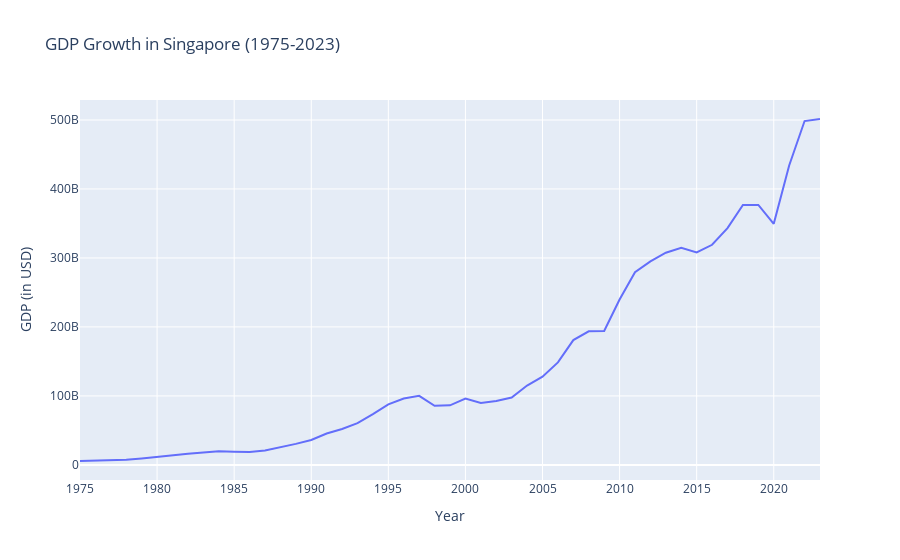

The cell this chart's notebook holds for it:
### Markdown cell above
##### 1. GDP (Current USD)

### Code cell
# Visualizing the GDP growth in Singapore using plotly express
fig = px.line(df_singapore_t, x=df_singapore_t.index, y='NY.GDP.MKTP.CD', title='GDP Growth in Singapore (1975-2023)')
fig.update_layout(xaxis_title='Year', yaxis_title='GDP (in USD)', xaxis=dict(tickmode='linear', dtick=5))
fig.show()

### Figure 1 — Plotly figure (JSON) as saved in the notebook; plotly's stock layout.template omitted (floating-point values rounded to 4 significant figures)
{"data": [{"hovertemplate": "Year=%{x}<br>NY.GDP.MKTP.CD=%{y}<extra></extra>", "legendgroup": "", "line": {"color": "#636efa", "dash": "solid"}, "marker": {"symbol": "circle"}, "mode": "lines", "name": "", "orientation": "v", "showlegend": false, "type": "scatter", "x": ["1975", "1976", "1977", "1978", "1979", "1980", "1981", "1982", "1983", "1984", "1985", "1986", "1987", "1988", "1989", "1990", "1991", "1992", "1993", "1994", "1995", "1996", "1997", "1998", "1999", "2000", "2001", "2002", "2003", "2004", "2005", "2006", "2007", "2008", "2009", "2010", "2011", "2012", "2013", "2014", "2015", "2016", "2017", "2018", "2019", "2020", "2021", "2022", "2023"], "xaxis": "x", "y": [5634000000.0, 6327000000.0, 6619000000.0, 7517000000.0, 9297000000.0, 11900000000.0, 14180000000.0, 16080000000.0, 17780000000.0, 19750000000.0, 19160000000.0, 18590000000.0, 20920000000.0, 25370000000.0, 30470000000.0, 36140000000.0, 45470000000.0, 52130000000.0, 60600000000.0, 73690000000.0, 87810000000.0, 96290000000.0, 100100000000.0, 85730000000.0, 86290000000.0, 96080000000.0, 89790000000.0, 92540000000.0, 97650000000.0, 115000000000.0, 127800000000.0, 148600000000.0, 180900000000.0, 193600000000.0, 194200000000.0, 239800000000.0, 279400000000.0, 295100000000.0, 307600000000.0, 314900000000.0, 308000000000.0, 319100000000.0, 343300000000.0, 376900000000.0, 376900000000.0, 349500000000.0, 434100000000.0, 498500000000.0, 501400000000.0], "yaxis": "y"}], "layout": {"legend": {"tracegroupgap": 0}, "title": {"text": "GDP Growth in Singapore (1975-2023)"}, "xaxis": {"anchor": "y", "domain": [0, 1], "dtick": 5, "tickmode": "linear", "title": {"text": "Year"}}, "yaxis": {"anchor": "x", "domain": [0, 1], "title": {"text": "GDP (in USD)"}}}}
